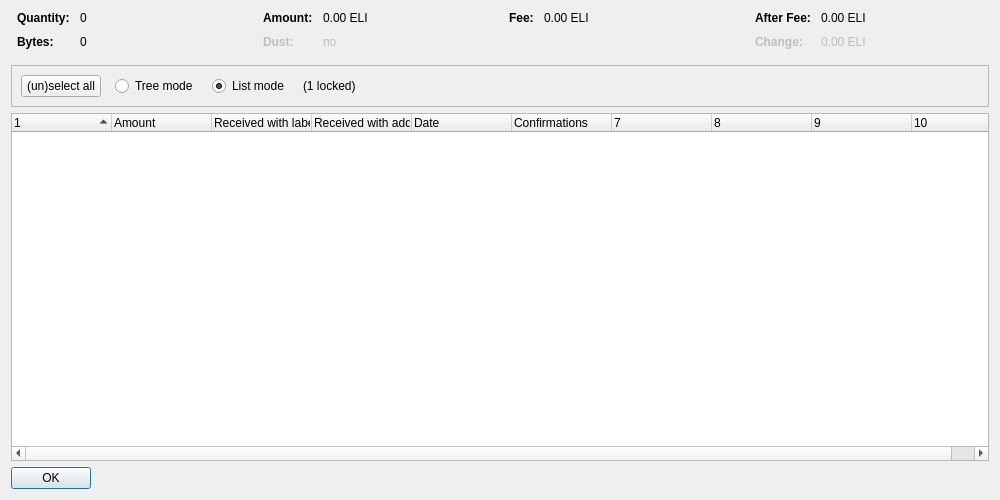
<?xml version="1.0" encoding="UTF-8"?>
<ui version="4.0">
 <class>CoinControlDialog</class>
 <widget class="QDialog" name="CoinControlDialog">
  <property name="geometry">
   <rect>
    <x>0</x>
    <y>0</y>
    <width>1000</width>
    <height>500</height>
   </rect>
  </property>
  <property name="windowTitle">
   <string>Coin Selection</string>
  </property>
  <layout class="QVBoxLayout" name="verticalLayout">
   <item>
    <layout class="QHBoxLayout" name="horizontalLayoutTop" stretch="0,0,0,0">
     <property name="topMargin">
      <number>0</number>
     </property>
     <property name="bottomMargin">
      <number>10</number>
     </property>
     <item>
      <layout class="QFormLayout" name="formLayoutCoinControl1">
       <property name="horizontalSpacing">
        <number>10</number>
       </property>
       <property name="verticalSpacing">
        <number>10</number>
       </property>
       <property name="leftMargin">
        <number>6</number>
       </property>
       <property name="rightMargin">
        <number>6</number>
       </property>
       <item row="0" column="0">
        <widget class="QLabel" name="labelCoinControlQuantityText">
         <property name="font">
          <font>
           <weight>75</weight>
           <bold>true</bold>
          </font>
         </property>
         <property name="text">
          <string>Quantity:</string>
         </property>
        </widget>
       </item>
       <item row="0" column="1">
        <widget class="QLabel" name="labelCoinControlQuantity">
         <property name="cursor">
          <cursorShape>IBeamCursor</cursorShape>
         </property>
         <property name="contextMenuPolicy">
          <enum>Qt::ActionsContextMenu</enum>
         </property>
         <property name="text">
          <string notr="true">0</string>
         </property>
         <property name="textInteractionFlags">
          <set>Qt::LinksAccessibleByMouse|Qt::TextSelectableByKeyboard|Qt::TextSelectableByMouse</set>
         </property>
        </widget>
       </item>
       <item row="1" column="0">
        <widget class="QLabel" name="labelCoinControlBytesText">
         <property name="font">
          <font>
           <weight>75</weight>
           <bold>true</bold>
          </font>
         </property>
         <property name="text">
          <string>Bytes:</string>
         </property>
        </widget>
       </item>
       <item row="1" column="1">
        <widget class="QLabel" name="labelCoinControlBytes">
         <property name="cursor">
          <cursorShape>IBeamCursor</cursorShape>
         </property>
         <property name="contextMenuPolicy">
          <enum>Qt::ActionsContextMenu</enum>
         </property>
         <property name="text">
          <string notr="true">0</string>
         </property>
         <property name="textInteractionFlags">
          <set>Qt::LinksAccessibleByMouse|Qt::TextSelectableByKeyboard|Qt::TextSelectableByMouse</set>
         </property>
        </widget>
       </item>
      </layout>
     </item>
     <item>
      <layout class="QFormLayout" name="formLayoutCoinControl2">
       <property name="horizontalSpacing">
        <number>10</number>
       </property>
       <property name="verticalSpacing">
        <number>10</number>
       </property>
       <property name="leftMargin">
        <number>6</number>
       </property>
       <property name="rightMargin">
        <number>6</number>
       </property>
       <item row="0" column="0">
        <widget class="QLabel" name="labelCoinControlAmountText">
         <property name="font">
          <font>
           <weight>75</weight>
           <bold>true</bold>
          </font>
         </property>
         <property name="text">
          <string>Amount:</string>
         </property>
        </widget>
       </item>
       <item row="0" column="1">
        <widget class="QLabel" name="labelCoinControlAmount">
         <property name="cursor">
          <cursorShape>IBeamCursor</cursorShape>
         </property>
         <property name="contextMenuPolicy">
          <enum>Qt::ActionsContextMenu</enum>
         </property>
         <property name="text">
          <string notr="true">0.00 ELI</string>
         </property>
         <property name="textInteractionFlags">
          <set>Qt::LinksAccessibleByMouse|Qt::TextSelectableByKeyboard|Qt::TextSelectableByMouse</set>
         </property>
        </widget>
       </item>
       <item row="1" column="0">
        <widget class="QLabel" name="labelCoinControlLowOutputText">
         <property name="enabled">
          <bool>false</bool>
         </property>
         <property name="font">
          <font>
           <weight>75</weight>
           <bold>true</bold>
          </font>
         </property>
         <property name="text">
          <string>Dust:</string>
         </property>
        </widget>
       </item>
       <item row="1" column="1">
        <widget class="QLabel" name="labelCoinControlLowOutput">
         <property name="enabled">
          <bool>false</bool>
         </property>
         <property name="cursor">
          <cursorShape>IBeamCursor</cursorShape>
         </property>
         <property name="contextMenuPolicy">
          <enum>Qt::ActionsContextMenu</enum>
         </property>
         <property name="text">
          <string notr="true">no</string>
         </property>
         <property name="textInteractionFlags">
          <set>Qt::LinksAccessibleByMouse|Qt::TextSelectableByKeyboard|Qt::TextSelectableByMouse</set>
         </property>
        </widget>
       </item>
      </layout>
     </item>
     <item>
      <layout class="QFormLayout" name="formLayoutCoinControl3">
       <property name="horizontalSpacing">
        <number>10</number>
       </property>
       <property name="verticalSpacing">
        <number>10</number>
       </property>
       <property name="leftMargin">
        <number>6</number>
       </property>
       <property name="rightMargin">
        <number>6</number>
       </property>
       <item row="0" column="0">
        <widget class="QLabel" name="labelCoinControlFeeText">
         <property name="font">
          <font>
           <weight>75</weight>
           <bold>true</bold>
          </font>
         </property>
         <property name="text">
          <string>Fee:</string>
         </property>
        </widget>
       </item>
       <item row="0" column="1">
        <widget class="QLabel" name="labelCoinControlFee">
         <property name="cursor">
          <cursorShape>IBeamCursor</cursorShape>
         </property>
         <property name="contextMenuPolicy">
          <enum>Qt::ActionsContextMenu</enum>
         </property>
         <property name="text">
          <string notr="true">0.00 ELI</string>
         </property>
         <property name="textInteractionFlags">
          <set>Qt::LinksAccessibleByMouse|Qt::TextSelectableByKeyboard|Qt::TextSelectableByMouse</set>
         </property>
        </widget>
       </item>
      </layout>
     </item>
     <item>
      <layout class="QFormLayout" name="formLayoutCoinControl4">
       <property name="horizontalSpacing">
        <number>10</number>
       </property>
       <property name="verticalSpacing">
        <number>10</number>
       </property>
       <property name="leftMargin">
        <number>6</number>
       </property>
       <property name="rightMargin">
        <number>6</number>
       </property>
       <item row="0" column="0">
        <widget class="QLabel" name="labelCoinControlAfterFeeText">
         <property name="font">
          <font>
           <weight>75</weight>
           <bold>true</bold>
          </font>
         </property>
         <property name="text">
          <string>After Fee:</string>
         </property>
        </widget>
       </item>
       <item row="0" column="1">
        <widget class="QLabel" name="labelCoinControlAfterFee">
         <property name="cursor">
          <cursorShape>IBeamCursor</cursorShape>
         </property>
         <property name="contextMenuPolicy">
          <enum>Qt::ActionsContextMenu</enum>
         </property>
         <property name="text">
          <string notr="true">0.00 ELI</string>
         </property>
         <property name="textInteractionFlags">
          <set>Qt::LinksAccessibleByMouse|Qt::TextSelectableByKeyboard|Qt::TextSelectableByMouse</set>
         </property>
        </widget>
       </item>
       <item row="1" column="0">
        <widget class="QLabel" name="labelCoinControlChangeText">
         <property name="enabled">
          <bool>false</bool>
         </property>
         <property name="font">
          <font>
           <weight>75</weight>
           <bold>true</bold>
          </font>
         </property>
         <property name="text">
          <string>Change:</string>
         </property>
        </widget>
       </item>
       <item row="1" column="1">
        <widget class="QLabel" name="labelCoinControlChange">
         <property name="enabled">
          <bool>false</bool>
         </property>
         <property name="cursor">
          <cursorShape>IBeamCursor</cursorShape>
         </property>
         <property name="contextMenuPolicy">
          <enum>Qt::ActionsContextMenu</enum>
         </property>
         <property name="text">
          <string notr="true">0.00 ELI</string>
         </property>
         <property name="textInteractionFlags">
          <set>Qt::LinksAccessibleByMouse|Qt::TextSelectableByKeyboard|Qt::TextSelectableByMouse</set>
         </property>
        </widget>
       </item>
      </layout>
     </item>
    </layout>
   </item>
   <item>
    <widget class="QFrame" name="frame">
     <property name="minimumSize">
      <size>
       <width>0</width>
       <height>40</height>
      </size>
     </property>
     <property name="frameShape">
      <enum>QFrame::StyledPanel</enum>
     </property>
     <property name="frameShadow">
      <enum>QFrame::Sunken</enum>
     </property>
     <layout class="QHBoxLayout" name="horizontalLayout">
      <item>
       <layout class="QHBoxLayout" name="horizontalLayoutPanel" stretch="0,0,0,0,0">
        <property name="spacing">
         <number>14</number>
        </property>
        <item>
         <widget class="QPushButton" name="pushButtonSelectAll">
          <property name="sizePolicy">
           <sizepolicy hsizetype="Maximum" vsizetype="Fixed">
            <horstretch>0</horstretch>
            <verstretch>0</verstretch>
           </sizepolicy>
          </property>
          <property name="text">
           <string>(un)select all</string>
          </property>
          <property name="autoDefault">
           <bool>false</bool>
          </property>
         </widget>
        </item>
        <item>
         <widget class="QRadioButton" name="radioTreeMode">
          <property name="sizePolicy">
           <sizepolicy hsizetype="Maximum" vsizetype="Fixed">
            <horstretch>0</horstretch>
            <verstretch>0</verstretch>
           </sizepolicy>
          </property>
          <property name="text">
           <string>Tree mode</string>
          </property>
         </widget>
        </item>
        <item>
         <widget class="QRadioButton" name="radioListMode">
          <property name="sizePolicy">
           <sizepolicy hsizetype="Maximum" vsizetype="Fixed">
            <horstretch>0</horstretch>
            <verstretch>0</verstretch>
           </sizepolicy>
          </property>
          <property name="text">
           <string>List mode</string>
          </property>
          <property name="checked">
           <bool>true</bool>
          </property>
         </widget>
        </item>
        <item>
         <widget class="QLabel" name="labelLocked">
          <property name="text">
           <string notr="true">(1 locked)</string>
          </property>
         </widget>
        </item>
        <item>
         <spacer name="horizontalSpacer">
          <property name="orientation">
           <enum>Qt::Horizontal</enum>
          </property>
          <property name="sizeHint" stdset="0">
           <size>
            <width>40</width>
            <height>20</height>
           </size>
          </property>
         </spacer>
        </item>
       </layout>
      </item>
     </layout>
    </widget>
   </item>
   <item>
    <widget class="CoinControlTreeWidget" name="treeWidget">
     <property name="contextMenuPolicy">
      <enum>Qt::CustomContextMenu</enum>
     </property>
     <property name="sortingEnabled">
      <bool>false</bool>
     </property>
     <property name="columnCount">
      <number>10</number>
     </property>
     <attribute name="headerShowSortIndicator" stdset="0">
      <bool>true</bool>
     </attribute>
     <attribute name="headerStretchLastSection">
      <bool>false</bool>
     </attribute>
     <column>
      <property name="text">
       <string/>
      </property>
     </column>
     <column>
      <property name="text">
       <string>Amount</string>
      </property>
     </column>
     <column>
      <property name="text">
       <string>Received with label</string>
      </property>
     </column>
     <column>
      <property name="text">
       <string>Received with address</string>
      </property>
     </column>
     <column>
      <property name="text">
       <string>Date</string>
      </property>
     </column>
     <column>
      <property name="text">
       <string>Confirmations</string>
      </property>
      <property name="toolTip">
       <string>Confirmed</string>
      </property>
     </column>
     <column>
      <property name="text">
       <string/>
      </property>
     </column>
     <column>
      <property name="text">
       <string/>
      </property>
     </column>
     <column>
      <property name="text">
       <string/>
      </property>
     </column>
     <column>
      <property name="text">
       <string/>
      </property>
     </column>
    </widget>
   </item>
   <item>
    <widget class="QDialogButtonBox" name="buttonBox">
     <property name="sizePolicy">
      <sizepolicy hsizetype="Maximum" vsizetype="Fixed">
       <horstretch>0</horstretch>
       <verstretch>0</verstretch>
      </sizepolicy>
     </property>
     <property name="orientation">
      <enum>Qt::Horizontal</enum>
     </property>
     <property name="standardButtons">
      <set>QDialogButtonBox::Ok</set>
     </property>
    </widget>
   </item>
  </layout>
 </widget>
 <customwidgets>
  <customwidget>
   <class>CoinControlTreeWidget</class>
   <extends>QTreeWidget</extends>
   <header>coincontroltreewidget.h</header>
  </customwidget>
 </customwidgets>
 <resources/>
 <connections/>
</ui>
